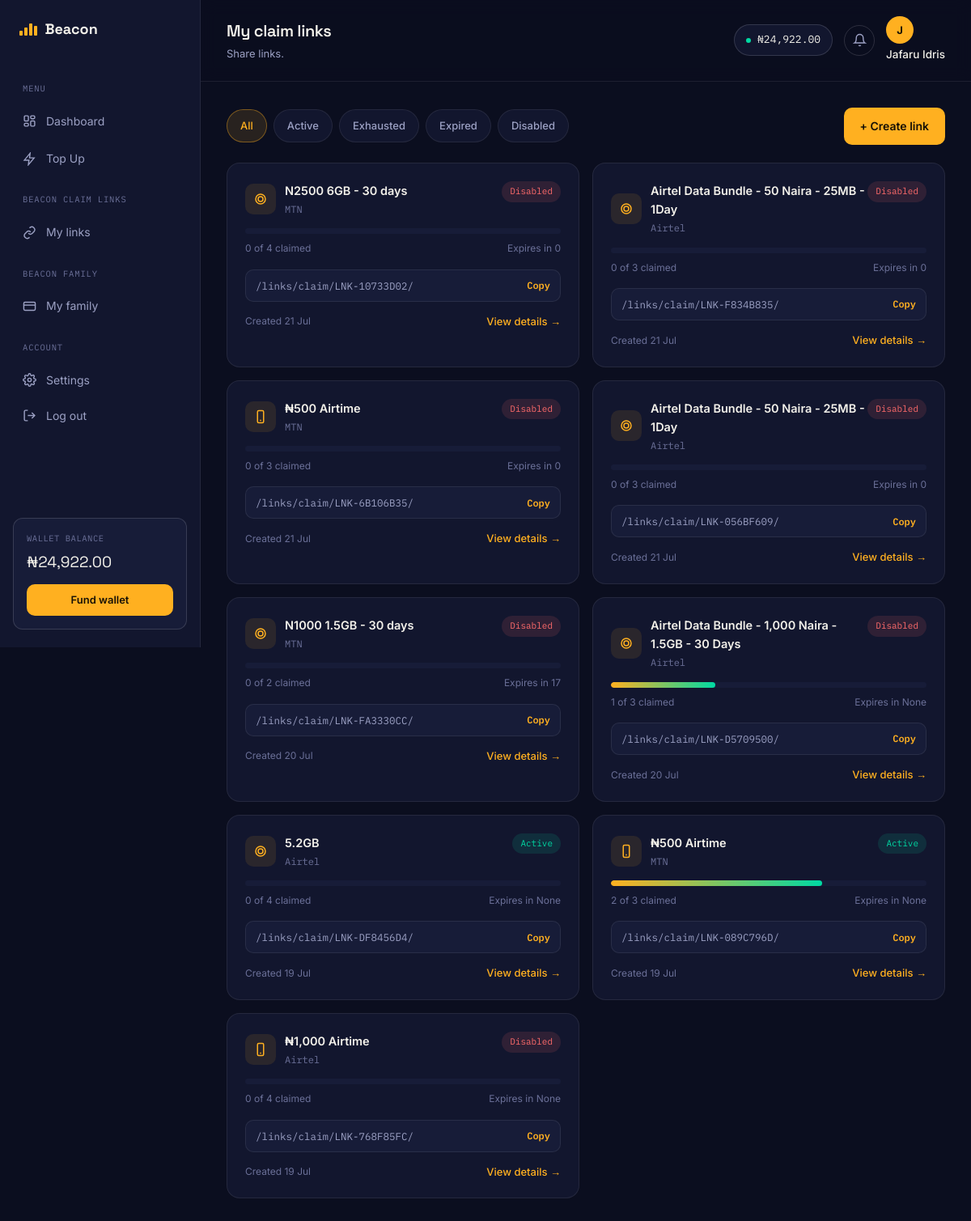
/links/ (signed in), run on the app's committed database.
### authentication/models.py (models this page shows, shortened)
class User(AbstractUser):
    email = models.EmailField(unique=True)
    phone_number = models.CharField(max_length=20, blank=True)
    is_email_verified = models.BooleanField(default=False)
    email_verification_token = models.CharField(max_length=100, blank=True, null=True)
    password_reset_token = models.CharField(max_length=100, blank=True, null=True)
    password_reset_expires = models.DateTimeField(blank=True, null=True)
    referral_code = models.CharField(max_length=20, unique=True, blank=True, null=True)
    referred_by = models.ForeignKey('self', on_delete=models.SET_NULL, blank=True, null=True, related_name='referrals')
    date_joined = models.DateTimeField(auto_now_add=True)
    last_login_ip = models.GenericIPAddressField(blank=True, null=True)
    transaction_pin_hash = models.CharField(
        max_length=128,
        blank=True,
        null=True,
        help_text="Hashed transaction PIN"
    )
    USERNAME_FIELD = 'email'
    REQUIRED_FIELDS = ['username']
    class Meta:
        ordering = ['-date_joined']
    def get_full_name(self):
        if self.first_name or self.last_name:
            return f"{self.first_name} {self.last_name}".strip()
        return self.username

### wallet/models.py (models this page shows, shortened)
class Wallet(models.Model):
    user = models.OneToOneField(User, on_delete=models.CASCADE, related_name='wallet')
    balance = models.DecimalField(max_digits=12, decimal_places=2, default=0.00)
    total_funded = models.DecimalField(max_digits=12, decimal_places=2, default=0.00)
    total_spent = models.DecimalField(max_digits=12, decimal_places=2, default=0.00)
    is_active = models.BooleanField(default=True)
    created_at = models.DateTimeField(auto_now_add=True)
    updated_at = models.DateTimeField(auto_now=True)
    class Meta:
        verbose_name = 'Wallet'
        verbose_name_plural = 'Wallets'

### links/models.py (models this page shows, shortened)
class ClaimLink(models.Model):
    class Status(models.TextChoices):
        ACTIVE = 'active', 'Active'
        DISABLED = 'disabled', 'Disabled'
        EXPIRED = 'expired', 'Expired'
        COMPLETED = 'completed', 'Completed'
    class ServiceType(models.TextChoices):
        AIRTIME = 'airtime', 'Airtime'
        DATA = 'data', 'Data'
    link_id = models.CharField(max_length=20, unique=True, editable=False, db_index=True)
    user = models.ForeignKey(User, on_delete=models.CASCADE, related_name='claim_links')
    service_type = models.CharField(max_length=20, choices=ServiceType.choices)
    provider = models.CharField(max_length=100)
    plan_name = models.CharField(max_length=200, blank=True)
    network = models.ForeignKey(
        'services.ServiceProvider', null=True, blank=True,
        on_delete=models.SET_NULL, related_name='claim_links',
    )
    plan = models.JSONField(default=dict)
    amount_per_slot = models.DecimalField(max_digits=10, decimal_places=2)
    total_slots = models.PositiveIntegerField(default=1)
    used_slots = models.PositiveIntegerField(default=0)
    expiry_date = models.DateTimeField(null=True, blank=True)
    status = models.CharField(max_length=20, choices=Status.choices, default=Status.ACTIVE)
    notes = models.TextField(blank=True, help_text="Personal notes about this link")
    created_at = models.DateTimeField(auto_now_add=True)
    updated_at = models.DateTimeField(auto_now=True)
    class Meta:
        ordering = ['-created_at']
        indexes = [
            models.Index(fields=['user', 'status']),
            models.Index(fields=['status', 'expiry_date']),
        ]
    @property
    def expires_in_days(self):
        if not self.expiry_date:
            return None
        delta = self.expiry_date - timezone.now()
        return max(delta.days, 0)
    @property
    def percent_claimed(self):
        if not self.total_slots:
            return 0
        return round(self.used_slots / self.total_slots * 100)
    @property
    def item_label(self):
        if self.service_type == self.ServiceType.DATA:
            return self.plan_name or "Data"
        return f"₦{self.amount_per_slot:,.0f} Airtime"
    def get_absolute_url(self):
        return reverse('links:claim', kwargs={'link_id': self.link_id})

### links/views.py (the view)
# urls.py: path('', views.my_links_view, name='my_links'),
@login_required
def my_links_view(request):
    links = ClaimLink.objects.filter(user=request.user)
    status = request.GET.get('status', 'all')
    if status != 'all':
        links = links.filter(status=status)
    return render(request, 'links/my_links.html', {'links': links, 'active_filter': status})

### core/context_processors.py (called while the page is built)
def site_settings(request):
    return {
        'site_settings': SiteSettings.load(),
        'theme': request.session.get('theme', 'light'),
    }

def notifications_count(request):
    count = 0
    if request.user.is_authenticated:
        count = Notification.objects.filter(user=request.user, is_read=False).count()
    return {'unread_notifications': count}

### core/models.py (called while the page is built)
    @classmethod
    def load(cls):
        obj, created = cls.objects.get_or_create(pk=1)
        return obj

### templates/links/my_links.html (shortened to what this page needs)
{% extends "base.html" %}
{% load static %}
{% block page_title %}My claim links{% endblock %}
{% block page_subtitle %}<p>Share links.</p>{% endblock %}
{% block extra_head %}
<link rel="stylesheet" href="{% static 'css/links.css' %}">
{% endblock %}
{% block content %}
<div class="links-toolbar">
  <div class="filter-tabs">
    <a href="?status=all" class="filter-tab {% if active_filter == 'all' or not active_filter %}active{% endif %}">All</a>
    <a href="?status=active" class="filter-tab {% if active_filter == 'active' %}active{% endif %}">Active</a>
    <a href="?status=exhausted" class="filter-tab {% if active_filter == 'exhausted' %}active{% endif %}">Exhausted</a>
    <a href="?status=expired" class="filter-tab {% if active_filter == 'expired' %}active{% endif %}">Expired</a>
    <a href="?status=disabled" class="filter-tab {% if active_filter == 'disabled' %}active{% endif %}">Disabled</a>
  </div>
  <a href="{% url 'links:create' %}" class="btn btn-primary">+ Create link</a>
</div>
{% if links %}
<div class="link-cards-grid">
  {% for link in links %}
  <div class="link-card">
    <div class="link-card-top">
      <div class="link-card-service">
        <div class="ic">
          {% if link.service_type == 'data' %}
            <svg viewBox="0 0 24 24" fill="none" stroke="currentColor" stroke-width="2"><path d="M12 20a8 8 0 100-16 8 8 0 000 16z"/><path d="M12 16a4 4 0 100-8 4 4 0 000 8z"/></svg>
          {% else %}
            <svg viewBox="0 0 24 24" fill="none" stroke="currentColor" stroke-width="2"><rect x="7" y="2" width="10" height="20" rx="2"/><path d="M11 18h2"/></svg>
          {% endif %}
        </div>
        <div>
          <div class="nm">{{ link.item_label }}</div>
          <div class="sub">{{ link.provider }}</div>
        </div>
      </div>
      <span class="status-badge status-{{ link.status|default:'active' }}">{{ link.get_status_display }}</span>
    </div>
    <div class="progress-track">
      <div class="progress-fill" style="width:{{ link.percent_claimed }}%;"></div>
    </div>
    <div class="progress-label">
      <span>{{ link.used_slots }} of {{ link.total_slots }} claimed</span>
      <span>Expires in {{ link.expires_in_days }}</span>
    </div>
    <div class="link-url-row">
      <span>{{ link.get_absolute_url }}</span>
      <button type="button" class="copy-btn" data-copy="{{ link.get_absolute_url }}">Copy</button>
    </div>
    <div class="link-card-footer">
      <span class="meta">Created {{ link.created_at|date:"d M"|default:"12 Jul" }}</span>
      <a href="{% url 'links:detail' link.link_id %}">View details →</a>
    </div>
  </div>
  {% endfor %}
</div>
{% endif %}
{% endblock %}

### templates/base.html (shortened to what this page needs)
{% load static %}
{% load humanize %}
<!DOCTYPE html>
<html lang="en">
<head>
<link rel="stylesheet" href="{% static 'css/style.css' %}">
<link rel="stylesheet" href="{% static 'css/native.css' %}">
{% block extra_head %}{% endblock %}
</head>
<body{% block body_attrs %}{% endblock %}>
<div class="app-shell">
  <aside class="sidebar" id="sidebar">
    <div class="sidebar-top-row">
      <a href="{% url 'dashboard:index' %}" class="logo">
        <span class="bars"><span></span><span></span><span></span><span></span></span>
        Beacon
      </a>
    </div>
    <nav class="side-nav">
      <div class="nav-label">Menu</div>
      <a href="{% url 'dashboard:index' %}" class="nav-link {% if active_nav == 'dashboard' %}active{% endif %}">
        <svg viewBox="0 0 24 24" fill="none" stroke="currentColor" stroke-width="2"><rect x="3" y="3" width="7" height="9" rx="1.5"/><rect x="14" y="3" width="7" height="5" rx="1.5"/><rect x="14" y="12" width="7" height="9" rx="1.5"/><rect x="3" y="16" width="7" height="5" rx="1.5"/></svg>
        Dashboard
      </a>
      <a href="{% url 'services:list' %}" class="nav-link {% if active_nav == 'buy' %}active{% endif %}">
        <svg viewBox="0 0 24 24" fill="none" stroke="currentColor" stroke-width="2"><path d="M13 2L3 14h8l-1 8 10-12h-8l1-8z"/></svg>
        Top Up
      </a>
      <div class="nav-label">Beacon Claim Links</div>
      <a href="{% url 'links:my_links' %}" class="nav-link {% if active_nav == 'claims' %}active{% endif %}">
        <svg viewBox="0 0 24 24" fill="none" stroke="currentColor" stroke-width="2"><path d="M10 13a5 5 0 007 0l3-3a5 5 0 00-7-7l-1 1"/><path d="M14 11a5 5 0 00-7 0l-3 3a5 5 0 007 7l1-1"/></svg>
        My links
      </a>
      <div class="nav-label">Beacon Family</div>
      <a href="{% url 'beacon_family:list' %}" class="nav-link {% if active_nav == 'wallet' %}active{% endif %}">
        <svg viewBox="0 0 24 24" fill="none" stroke="currentColor" stroke-width="2"><rect x="2" y="5" width="20" height="14" rx="2"/><path d="M2 10h20"/></svg>
        My family
      </a>
      <div class="nav-label">Account</div>
      <a href="{% url 'accounts:settings' %}" class="nav-link {% if active_nav == 'settings' %}active{% endif %}">
        Settings
      </a>
      <form method="post" action="{% url 'accounts:logout' %}" class="logout-form">
        <button type="submit" class="nav-link nav-link-btn">
          <svg viewBox="0 0 24 24" fill="none" stroke="currentColor" stroke-width="2"><path d="M9 21H5a2 2 0 01-2-2V5a2 2 0 012-2h4"/><path d="M16 17l5-5-5-5"/><path d="M21 12H9"/></svg>
          Log out
        </button>
      </form>
    </nav>
    <div class="sidebar-wallet">
      <div class="label">Wallet balance</div>
      <div class="amount">₦{{ user.wallet.balance|intcomma }}</div>
      <a href="{% url 'wallet:fund' %}" class="btn btn-primary btn-sm">Fund wallet</a>
    </div>
  </aside>
  <div class="app-main">
    <header class="app-topbar">
      <div class="topbar-title">
        <h1>{% block page_title %}Dashboard{% endblock %}</h1>
        {% block page_subtitle %}{% endblock %}
      </div>
      <div class="topbar-actions">
        <div class="wallet-chip">
          <span class="dot"></span> ₦{{ user.wallet.balance|intcomma }}
        </div>
        <a href="{% url 'notifications:list' %}" class="icon-btn" aria-label="Notifications">
          <svg viewBox="0 0 24 24" fill="none" stroke="currentColor" stroke-width="2"><path d="M18 8a6 6 0 00-12 0c0 7-3 9-3 9h18s-3-2-3-9"/><path d="M13.7 21a2 2 0 01-3.4 0"/></svg>
        </a>
        <div class="user-chip">
          <a href="{% url 'accounts:profile' %}">
            <div class="avatar">{{ user.get_full_name|slice:":1"|default:"U" }}</div>
            <span class="uname">{{ user.get_full_name|default:"Account" }}</span>
          </a>
        </div>
      </div>
    </header>
    <main class="app-content">
      {% block content %}{% endblock %}
    </main>
  </div>
</div>
</body>
</html>

### static/css/style.css (style rules this page uses)
:root { --bg:#0B0E1F; --bg-elev:#12162E; --bg-elev-2:#171C38; --text:#F3F1EA; --text-dim:#9CA1C4; --text-dimmer:#6B7098; --amber:#FFB020; --mint:#00D9A3; --violet:#7C6CFF; --danger:#FF6B6B; --border:rgba(255,255,255,0.08); --border-strong:rgba(255,255,255,0.14); --radius:14px; --sidebar-w:248px; }
* { margin:0;padding:0;box-sizing:border-box; }
body { background:var(--bg); color:var(--text); font-family:'Inter',sans-serif; line-height:1.6; }
h1,h2,h3,h4 { font-family:'Space Grotesk',sans-serif; font-weight:600; letter-spacing:-0.02em; }
a { color:inherit; text-decoration:none; }
button { font-family:inherit; cursor:pointer; }
.app-shell { display:flex; min-height:100vh; }
.logo { display:flex; align-items:center; gap:10px; font-family:'Space Grotesk'; font-weight:700; font-size:18px; padding:0 8px; }
.logo .bars { display:flex; align-items:flex-end; gap:2.5px; height:15px; }
.logo .bars span { width:3.5px; background:var(--amber); border-radius:1px; animation:barpulse 1.8s ease-in-out infinite; }
.logo .bars span:nth-child(1) { height:40%; }
.logo .bars span:nth-child(2) { height:65%; animation-delay:.2s; }
.logo .bars span:nth-child(3) { height:100%; animation-delay:.4s; }
.logo .bars span:nth-child(4) { height:80%; animation-delay:.6s; }
.sidebar { width:var(--sidebar-w); flex-shrink:0; background:var(--bg-elev); border-right:1px solid var(--border); display:flex; flex-direction:column; padding:22px 16px; position:sticky; top:0; height:100vh; }
.side-nav { margin-top:32px; display:flex; flex-direction:column; gap:2px; flex:1; }
.nav-label { font-family:'IBM Plex Mono'; font-size:10.5px; letter-spacing:.08em; text-transform:uppercase; color:var(--text-dimmer); padding:18px 12px 8px; }
.nav-link { display:flex; align-items:center; gap:12px; padding:11px 12px; border-radius:10px; font-size:14px; color:var(--text-dim); transition:background .15s, color .15s; }
.nav-link svg { width:17px; height:17px; flex-shrink:0; }
.logout-form { margin:0; }
.nav-link-btn { width:100%; text-align:left; background:none; border:none; }
.sidebar-wallet { background:var(--bg-elev-2); border:1px solid var(--border-strong); border-radius:12px; padding:16px; margin-top:12px; }
.sidebar-wallet .label { font-family:'IBM Plex Mono'; font-size:10.5px; color:var(--text-dimmer); text-transform:uppercase; letter-spacing:.05em; margin-bottom:6px; }
.sidebar-wallet .amount { font-family:'Space Grotesk'; font-size:19px; margin-bottom:12px; }
.sidebar-top-row { display:flex; align-items:center; justify-content:space-between; padding:0 8px; }
.sidebar-top-row .logo { padding:0; }
.app-main { flex:1; min-width:0; }
.app-topbar { display:flex; align-items:center; gap:18px; padding:20px 32px; border-bottom:1px solid var(--border); position:sticky; top:0; background:rgba(11,14,31,0.85); backdrop-filter:blur(10px); z-index:50; }
.topbar-title { flex:1; }
.topbar-title h1 { font-size:20px; }
.topbar-title p { font-size:13px; color:var(--text-dim); margin-top:2px; }
.topbar-actions { display:flex; align-items:center; gap:14px; }
.wallet-chip { display:flex; align-items:center; gap:8px; font-family:'IBM Plex Mono'; font-size:13px; background:var(--bg-elev); border:1px solid var(--border-strong); padding:8px 14px; border-radius:999px; }
.wallet-chip .dot { width:6px; height:6px; border-radius:50%; background:var(--mint); }
.icon-btn { width:38px; height:38px; border-radius:50%; border:1px solid var(--border-strong); background:none; color:var(--text-dim); display:flex; align-items:center; justify-content:center; }
.icon-btn svg { width:17px; height:17px; }
.user-chip { display:flex; align-items:center; gap:9px; }
.avatar { width:34px; height:34px; border-radius:50%; background:var(--amber); color:#171106; display:flex; align-items:center; justify-content:center; font-weight:700; font-size:13px; text-transform:uppercase; }
.uname { font-size:13.5px; font-weight:500; }
.app-content { padding:32px; }
.btn { display:inline-flex; align-items:center; justify-content:center; gap:8px; padding:12px 20px; border-radius:10px; font-size:14px; font-weight:600; border:none; transition:transform .15s, box-shadow .15s; }
.btn-primary { background:var(--amber); color:#171106; }
.btn-sm { padding:9px 14px; font-size:13px; width:100%; }

### data on the page
User: wallet.balance "24,922.00", get_full_name "J", get_full_name "Jafaru Idris"
ClaimLink: item_label "N2500 6GB - 30 days", provider "MTN", status "Disabled", used_slots "0", total_slots "4", expires_in_days "0", get_absolute_url "/links/claim/LNK-10733D02/", created_at "21 Jul"
ClaimLink: item_label "Airtel Data Bundle - 50 Naira - 25MB - 1Day", provider "Airtel", status "Disabled", used_slots "0", total_slots "3", expires_in_days "0", get_absolute_url "/links/claim/LNK-F834B835/", created_at "21 Jul"
ClaimLink: item_label "₦500 Airtime", provider "MTN", status "Disabled", used_slots "0", total_slots "3", expires_in_days "0", get_absolute_url "/links/claim/LNK-6B106B35/", created_at "21 Jul"
ClaimLink: item_label "Airtel Data Bundle - 50 Naira - 25MB - 1Day", provider "Airtel", status "Disabled", used_slots "0", total_slots "3", expires_in_days "0", get_absolute_url "/links/claim/LNK-056BF609/", created_at "21 Jul"
ClaimLink: item_label "N1000 1.5GB - 30 days", provider "MTN", status "Disabled", used_slots "0", total_slots "2", expires_in_days "17", get_absolute_url "/links/claim/LNK-FA3330CC/", created_at "20 Jul"
ClaimLink: item_label "Airtel Data Bundle - 1,000 Naira - 1.5GB - 30 Days", provider "Airtel", status "Disabled", used_slots "1", total_slots "3", expires_in_days "None", get_absolute_url "/links/claim/LNK-D5709500/", created_at "20 Jul"
ClaimLink: item_label "5.2GB", provider "Airtel", status "Active", used_slots "0", total_slots "4", expires_in_days "None", get_absolute_url "/links/claim/LNK-DF8456D4/", created_at "19 Jul"
ClaimLink: item_label "₦500 Airtime", provider "MTN", status "Active", used_slots "2", total_slots "3", expires_in_days "None", get_absolute_url "/links/claim/LNK-089C796D/", created_at "19 Jul"
ClaimLink: item_label "₦1,000 Airtime", provider "Airtel", status "Disabled", used_slots "0", total_slots "4", expires_in_days "None", get_absolute_url "/links/claim/LNK-768F85FC/", created_at "19 Jul"
